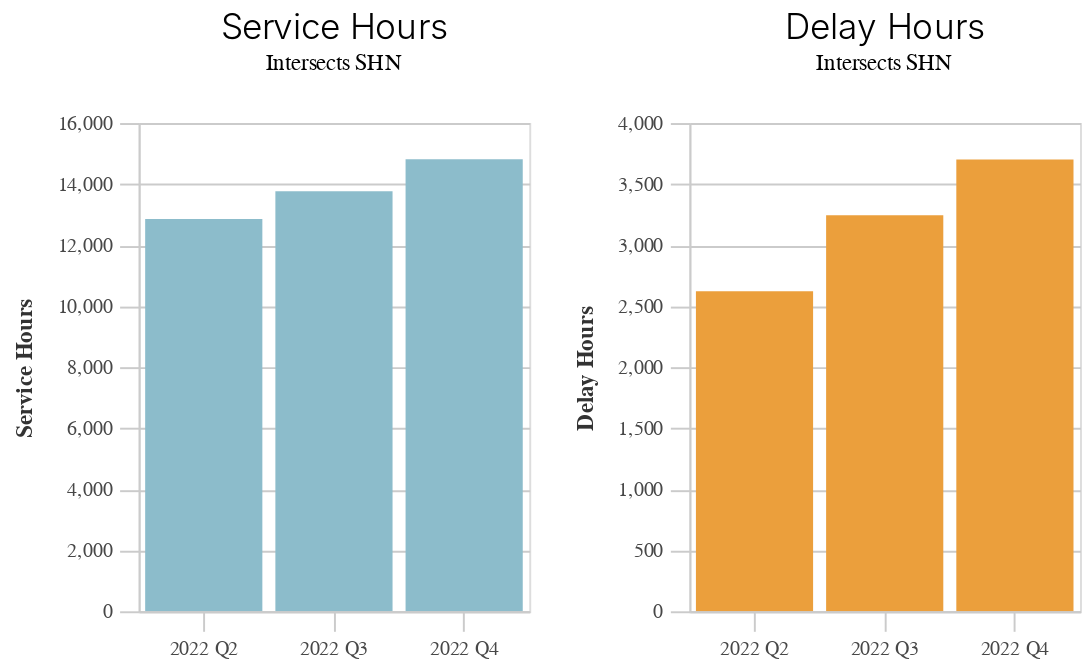

Notebook code cell kept with this figure:
### Code cell
i2

### Figure 1 — Vega-Lite specification as saved in the notebook (floating-point values rounded to 4 significant figures)
{"config": {"view": {"continuousWidth": 400, "continuousHeight": 300}, "axis": {"domainColor": "#cbcbcb", "grid": true, "gridColor": "#cbcbcb", "gridWidth": 1, "labelColor": "#474747", "labelFont": "Nunito Sans", "labelFontSize": 10, "labelPadding": 4, "tickColor": "#cbcbcb", "tickSize": 10, "titleColor": "#333", "titleFont": "Raleway", "titleFontSize": 12, "titlePadding": 10}, "axisBand": {"grid": false}, "background": "white", "font": "Raleway", "header": {"labelFont": "Nunito Sans", "titleFont": "Raleway"}, "legend": {"labelColor": "#333", "labelFont": "Nunito Sans", "labelFontSize": 11, "labelLimit": 0, "padding": 1, "symbolSize": 30, "symbolType": "square", "titleColor": "#333", "titleFont": "Raleway", "titleFontSize": 14, "titlePadding": 10}, "title": {"anchor": "middle", "font": "Raleway", "fontSize": 18, "fontWeight": 300, "offset": 20}}, "hconcat": [{"data": {"name": "data-ccb913e68fc3f7bdb67d2e76645fe34f"}, "mark": "bar", "encoding": {"color": {"value": "#8CBCCB"}, "tooltip": [{"field": "year", "type": "quantitative"}, {"field": "quarter", "type": "nominal"}, {"field": "year_quarter", "type": "nominal"}, {"field": "variable", "type": "nominal"}, {"field": "category", "type": "nominal"}, {"field": "value", "type": "quantitative"}], "x": {"axis": {"format": "2022 Q%q"}, "field": "service_date", "timeUnit": "quarter", "title": null, "type": "ordinal"}, "y": {"field": "value", "title": "Service Hours", "type": "quantitative"}}, "height": 250, "selection": {"selector011": {"type": "interval", "bind": "scales", "encodings": ["x", "y"]}}, "title": {"text": "Service Hours", "subtitle": "Intersects SHN"}, "width": 200}, {"data": {"name": "data-1e193418fe680448654e18f641f952de"}, "mark": "bar", "encoding": {"color": {"value": "#EB9F3C"}, "tooltip": [{"field": "year", "type": "quantitative"}, {"field": "quarter", "type": "nominal"}, {"field": "year_quarter", "type": "nominal"}, {"field": "variable", "type": "nominal"}, {"field": "category", "type": "nominal"}, {"field": "value", "type": "quantitative"}], "x": {"axis": {"format": "2022 Q%q"}, "field": "service_date", "timeUnit": "quarter", "title": null, "type": "ordinal"}, "y": {"field": "value", "title": "Delay Hours", "type": "quantitative"}}, "height": 250, "selection": {"selector012": {"type": "interval", "bind": "scales", "encodings": ["x", "y"]}}, "title": {"text": "Delay Hours", "subtitle": "Intersects SHN"}, "width": 200}], "resolve": {"scale": {"y": "independent"}}, "$schema": "https://vega.github.io/schema/vega-lite/v4.17.0.json", "datasets": {"data-ccb913e68fc3f7bdb67d2e76645fe34f": [{"category": "Intersects SHN", "variable": "service_hours", "value": 12860.0, "service_date": "2022-05-04", "year_quarter": "Q2_2022", "quarter": "Q2", "year": 2022}, {"category": "Intersects SHN", "variable": "service_hours", "value": 13760.0, "service_date": "2022-08-17", "year_quarter": "Q3_2022", "quarter": "Q3", "year": 2022}, {"category": "Intersects SHN", "variable": "service_hours", "value": 14810.0, "service_date": "2022-10-12", "year_quarter": "Q4_2022", "quarter": "Q4", "year": 2022}], "data-1e193418fe680448654e18f641f952de": [{"category": "Intersects SHN", "variable": "delay_hours", "value": 2621.0, "service_date": "2022-05-04", "year_quarter": "Q2_2022", "quarter": "Q2", "year": 2022}, {"category": "Intersects SHN", "variable": "delay_hours", "value": 3245.0, "service_date": "2022-08-17", "year_quarter": "Q3_2022", "quarter": "Q3", "year": 2022}, {"category": "Intersects SHN", "variable": "delay_hours", "value": 3702.0, "service_date": "2022-10-12", "year_quarter": "Q4_2022", "quarter": "Q4", "year": 2022}]}}
